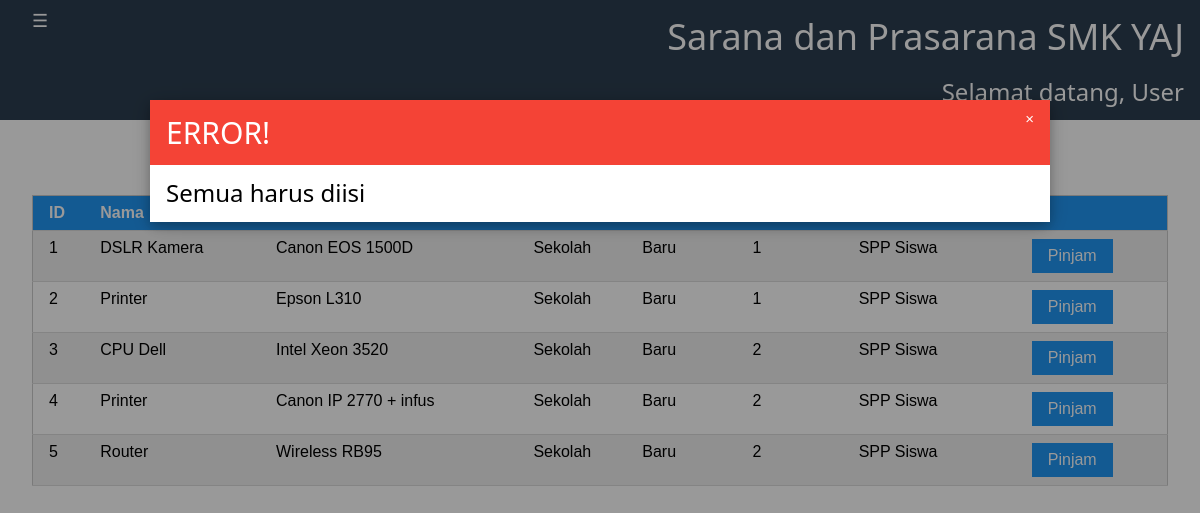
The app's page /main.php?s=p&err=true (signed in) with its own data.
### tables this page shows
CREATE TABLE `barang` (
  `id_barang` int(11) NOT NULL,
  `nama_barang` varchar(50) NOT NULL,
  `spesifikasi` varchar(50) NOT NULL,
  `lokasi` varchar(50) NOT NULL,
  `kondisi` varchar(50) NOT NULL,
  `jumlah_barang` varchar(30) NOT NULL,
  `sumber_dana` varchar(50) NOT NULL
);

### peminjaman.php (the view, shortened to what this page needs)
<h1 class="w3-center">Peminjaman Barang</h1>
<div class="w3-container">
	<table class="w3-table-all w3-hoverable" id="p_table">
		<tr class="w3-blue">
			<th>ID</th>
			<th>Nama</th>
			<th>Spesifikasi</th>
			<th>Lokasi</th>
			<th>Kondisi</th>
			<th>Jumlah</th>
			<th>Sumber dana</th>
			<th></th>
		</tr>
		<?php
		require('connection.php');
		$query = mysqli_query($con, "Select * From barang");
		while ($data = mysqli_fetch_array($query))
		{
			echo "<tr>";
			echo "<td>" . $data['id_barang'] . "</td>";
			echo "<td>" . $data['nama_barang'] . "</td>";
			echo "<td>" . $data['spesifikasi'] . "</td>";
			echo "<td>" . $data['lokasi'] . "</td>";
			echo "<td>" . $data['kondisi'] . "</td>";
			echo "<td>" . $data['jumlah_barang'] . "</td>";
			echo "<td>" . $data['sumber_dana'] . "</td>";
			echo "<td><button class='w3-button w3-blue w3-hover-red'
			onclick='pinjam(" . $data['id_barang'] . ", " . '"' . $data['nama_barang'] . '"' . ")'>Pinjam</button></td>";
			echo "</tr>";
		}
		?>
	</table>
</div>

### main.php (shortened to what this page needs)
<?php
if (isset($_GET['err']))
{
	if ($_GET['err'] == 'true')
	{
		include 'main_error.php';
	}
}
?>
<!DOCTYPE html>
<html>
<head>
	<link rel="stylesheet" href="css/w3.css">
	<link rel="stylesheet" href="css/w3-flat.css">
</head>
<body>
<div id="main">
	<div class="w3-cell-row">
		<div class="w3-container w3-flat-midnight-blue w3-cell">
			<button id="openNav" class="w3-button w3-large w3-hover-blue" onclick="openNav()">&#9776;</button>
		</div>
		<div class="w3-container w3-flat-midnight-blue w3-cell w3-right-align">
			<h1>Sarana dan Prasarana SMK YAJ</h1>
			<h3>Selamat datang, <?php echo $_SESSION['name']; ?></h3>
		</div>
	</div>
	<div id="peminjaman" class="w3-container tab w3-animate-opacity" style="display: none">
		<?php
			if ($_SESSION['level'] == "admin")
			{
				include 'peminjaman_admin.php';
			}
			else if ($_SESSION['level'] == "peminjam")
			{
				include 'peminjaman.php';
			}
		?>
	</div>
</div>
</body>
</html>

### main_error.php
<div id="error-modal" class="w3-modal" style="display: block">
	<div class="w3-modal-content w3-animate-opacity w3-card-4">
		<div class="w3-container w3-red">
			<span onclick="document.getElementById('error-modal').style.display='none'" class="w3-button w3-display-topright w3-hover-none">&times;</span>
			<h2>ERROR!</h2>
		</div>
		<div class="w3-container">
			<h3>Semua harus diisi</h3>
		</div>
	</div>
</div>

### css/w3.css (style rules this page uses)
*,*:before,*:after { box-sizing:inherit }
html { -ms-text-size-adjust:100%;-webkit-text-size-adjust:100% }
body { margin:0 }
button,input,select,textarea,optgroup { font:inherit;margin:0 }
button,input { overflow:visible }
button,select { text-transform:none }
button,[type=button],[type=reset],[type=submit] { -webkit-appearance:button }
html,body { font-family:Verdana,sans-serif;font-size:15px;line-height:1.5 }
html { overflow-x:hidden }
h1 { font-size:36px }
h2 { font-size:30px }
h3 { font-size:24px }
h1,h2,h3,h4,h5,h6 { font-family:"Segoe UI",Arial,sans-serif;font-weight:400;margin:10px 0 }
.w3-table,.w3-table-all { border-collapse:collapse;border-spacing:0;width:100%;display:table }
.w3-table-all { border:1px solid #ccc }
.w3-bordered tr,.w3-table-all tr { border-bottom:1px solid #ddd }
.w3-table-all tr:nth-child(odd) { background-color:#fff }
.w3-table-all tr:nth-child(even) { background-color:#f1f1f1 }
.w3-table td,.w3-table th,.w3-table-all td,.w3-table-all th { padding:8px 8px;display:table-cell;text-align:left;vertical-align:top }
.w3-table th:first-child,.w3-table td:first-child,.w3-table-all th:first-child,.w3-table-all td:first-child { padding-left:16px }
.w3-btn,.w3-button { border:none;display:inline-block;padding:8px 16px;vertical-align:middle;overflow:hidden;text-decoration:none;color:inherit;background-color:inherit;text-align:center;cursor:pointer;white-space:nowrap }
.w3-btn,.w3-button { -webkit-touch-callout:none;-webkit-user-select:none;-khtml-user-select:none;-moz-user-select:none;-ms-user-select:none;user-select:none }
.w3-main,#main { transition:margin-left .4s }
.w3-modal { z-index:3;display:none;padding-top:100px;position:fixed;left:0;top:0;width:100%;height:100%;overflow:auto;background-color:rgb(0,0,0);background-color:rgba(0,0,0,0.4) }
.w3-modal-content { margin:auto;background-color:#fff;position:relative;padding:0;outline:0;width:600px }
.w3-container:after,.w3-container:before,.w3-panel:after,.w3-panel:before,.w3-row:after,.w3-row:before,.w3-row-padding:after,.w3-row-padding:before, .w3-cell-row:before,.w3-cell-row:after,.w3-clear:after,.w3-clear:before,.w3-bar:before,.w3-bar:after { content:"";display:table;clear:both }
.w3-cell-row { display:table;width:100% }
.w3-cell { display:table-cell }
@media (min-width:993px) { .w3-modal-content { width:900px } }
.w3-display-topright { position:absolute;right:0;top:0 }
.w3-container,.w3-panel { padding:0.01em 16px }
.w3-card-4,.w3-hover-shadow:hover { box-shadow:0 4px 10px 0 rgba(0,0,0,0.2),0 4px 20px 0 rgba(0,0,0,0.19) }
.w3-animate-opacity { animation:opac 0.8s }
.w3-large { font-size:18px!important }
.w3-right-align { text-align:right!important }
.w3-center { text-align:center!important }
.w3-blue,.w3-hover-blue:hover { color:#fff!important;background-color:#2196F3!important }
.w3-red,.w3-hover-red:hover { color:#fff!important;background-color:#f44336!important }

### css/w3-flat.css (style rules this page uses)
.w3-flat-midnight-blue { color:#fff;background-color:#2c3e50 }

### records on screen
barang: id_barang "1", nama_barang "DSLR Kamera", spesifikasi "Canon EOS 1500D", lokasi "Sekolah", kondisi "Baru", jumlah_barang "1", sumber_dana "SPP Siswa"
barang: id_barang "2", nama_barang "Printer", spesifikasi "Epson L310", lokasi "Sekolah", kondisi "Baru", jumlah_barang "1", sumber_dana "SPP Siswa"
barang: id_barang "3", nama_barang "CPU Dell", spesifikasi "Intel Xeon 3520", lokasi "Sekolah", kondisi "Baru", jumlah_barang "2", sumber_dana "SPP Siswa"
barang: id_barang "4", nama_barang "Printer", spesifikasi "Canon IP 2770 + infus", lokasi "Sekolah", kondisi "Baru", jumlah_barang "2", sumber_dana "SPP Siswa"
barang: id_barang "5", nama_barang "Router", spesifikasi "Wireless RB95", lokasi "Sekolah", kondisi "Baru", jumlah_barang "2", sumber_dana "SPP Siswa"

### other values on screen
$_SESSION['name'] "User"
